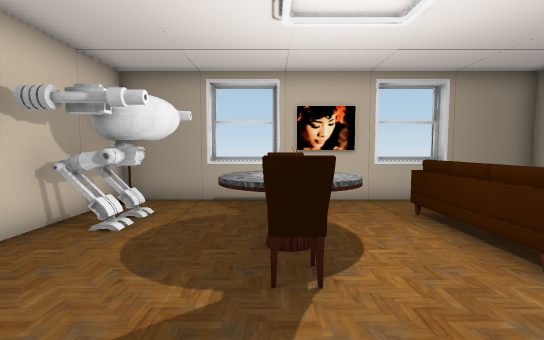
[1] (above)

17 first-person views from a walk through a Unity game level. The camera is 1.5 m above the floor, tilts 4° down and sees 85° across. The floor is counted in squares, 1 m on a side. Each view is taken from the middle of a square. On the plan, view 1 faces up. The plan holds only what a view shows up to about 15 squares ahead; the rest is blank. The place goes on beyond the plan. The player is left out. Door leaves are left out, so doorways stand open. Some surface patterns are stand-ins.

[2]
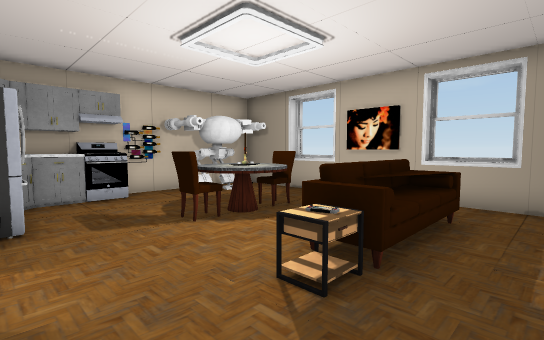

[3]
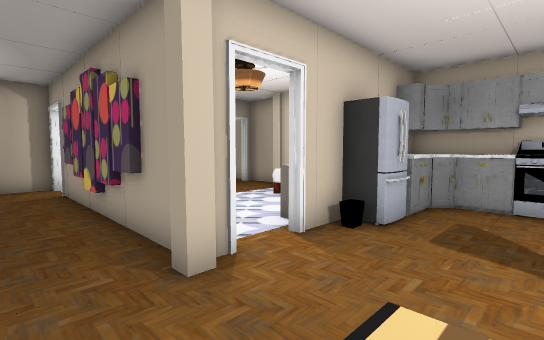

[4]
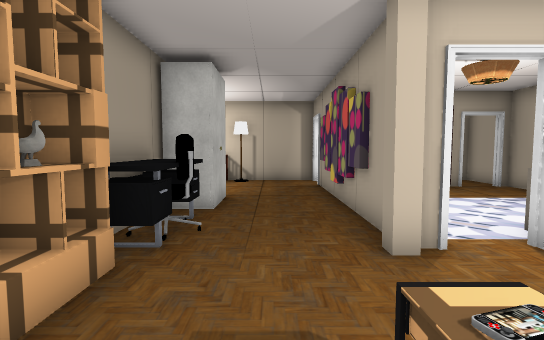

[5]
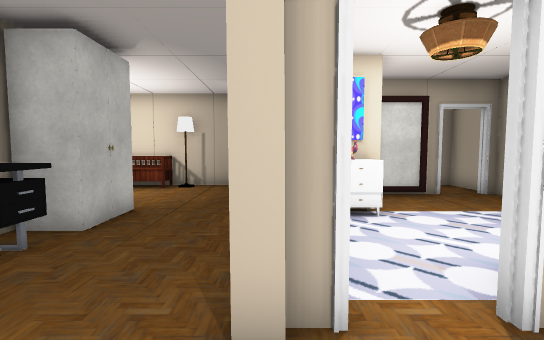

[6]
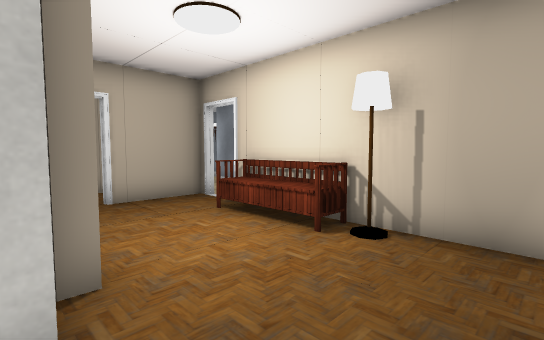

[7]
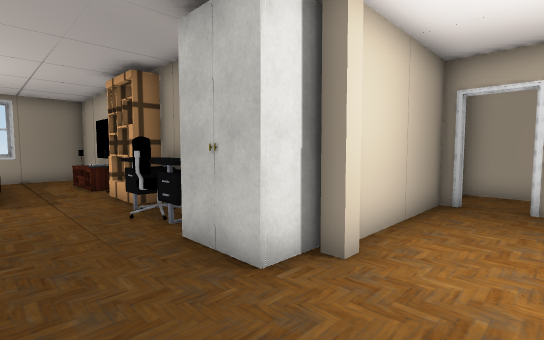

[8]
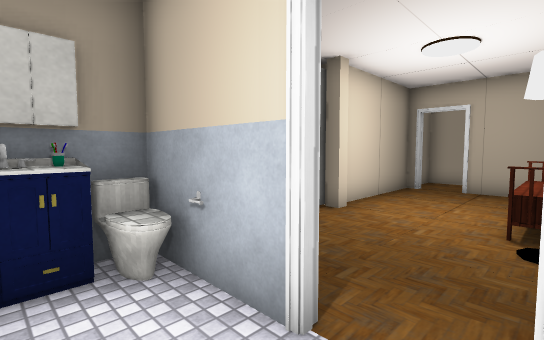

[9]
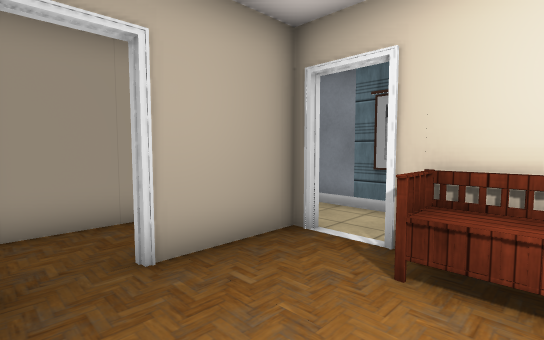

[10]
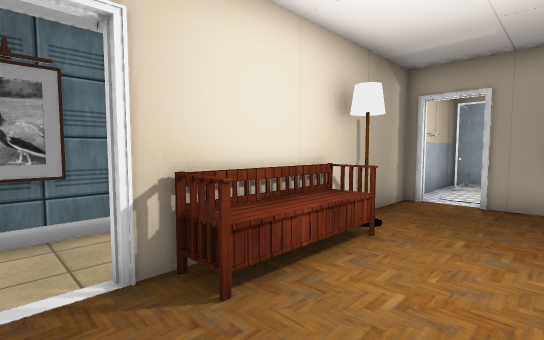

[11]
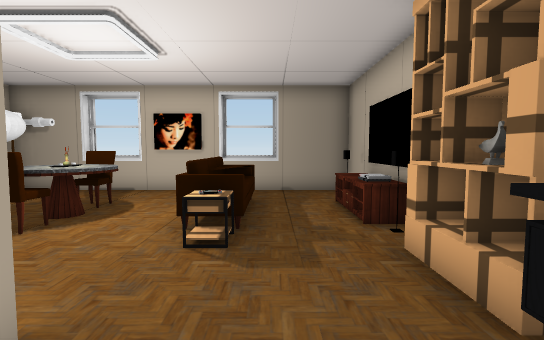

[12]
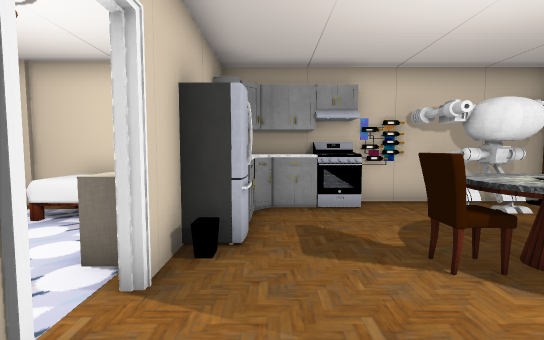

[13]
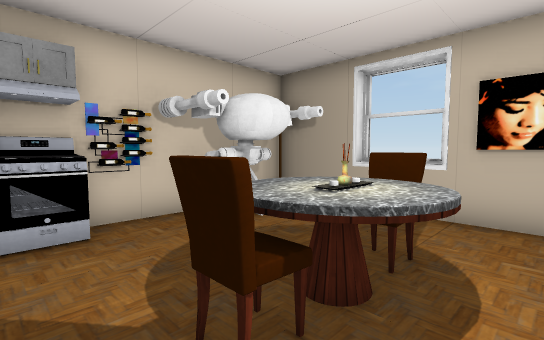

[14]
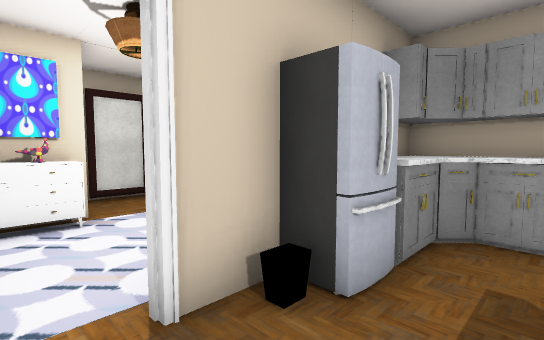

[15]
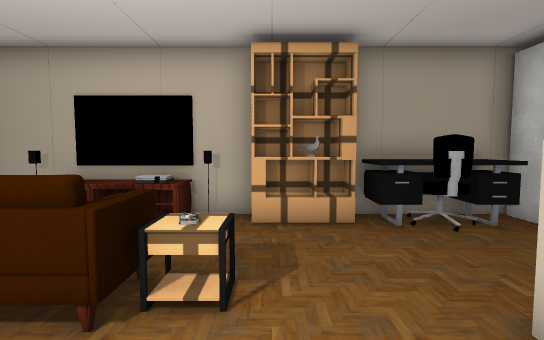

[16]
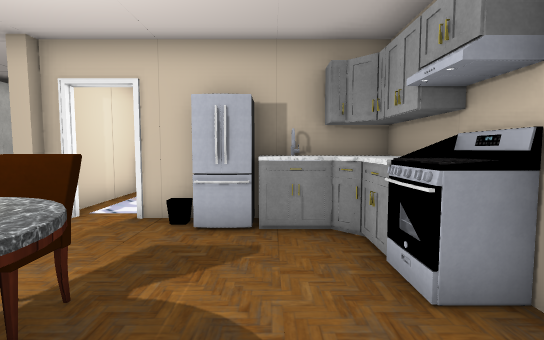

[17]
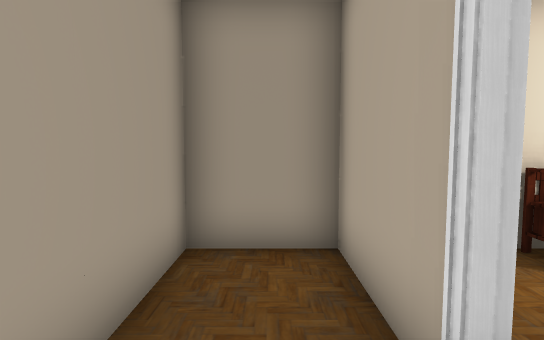

### Floor plan
Key: @ floor where view 1 was taken; # wall or solid block; . floor; D open door; = window, fence, low wall or low ledge; S sofa; C chair; T table; E stove; A cabinet; F fridge; P pillar; H shelf; L closet; B bench; O other object.
Columns run from 5 left of view 1 to 16 right of it. Each row starts with its distance up from view 1.
 10    #      #
  9 ####=####=####
  8 #O...........#
  7 #OO.....SS..T#
  6 #OO..CC.SS..T#
  5 #...TTT.SS..O#
  4 #O..TCT.SS..O#
  3 #E...CC..T..O#
  2 #E..........H#
  1 #A..F.......H#
  0 #AAFF@DDP...H#
 -1 ##O  O#D#...C#
 -2  #  OOO #...C#
 -3  #OOOOO #...L#
 -4  #OOOOOO#...L#
 -5  #OOO OO#...L######
 -6  P...#OO#....P....D.#
 -7 # .  #.O#.........D.#
 -8 #DD# #..#.........#.#
 -9    #  ..D....BBB..#.#
-10    ###. D..OBBBBDD###
-11      ############D###
-12                ....
-13                #######

Where each view was taken, in squares from view 1:
view 1: 0 up, 0 right, facing up
view 2: 0 up, 6 right, facing up-left
view 3: 3 up, 5 right, facing down-left
view 4: 4 up, 5 right, facing down
view 5: 2 up, 3 right, facing down
view 6: 5 down, 4 right, facing down-right
view 7: 8 down, 4 right, facing up-right
view 8: 10 down, 1 right, facing up-right
view 9: 6 down, 9 right, facing down-right
view 10: 7 down, 12 right, facing down-left
view 11: 2 down, 5 right, facing up
view 12: 1 up, 4 right, facing left
view 13: 2 up, 2 right, facing up-left
view 14: 2 up, 2 right, facing down-left
view 15: 2 up, 1 right, facing right
view 16: 6 up, 2 left, facing down
view 17: 6 down, 14 right, facing down
